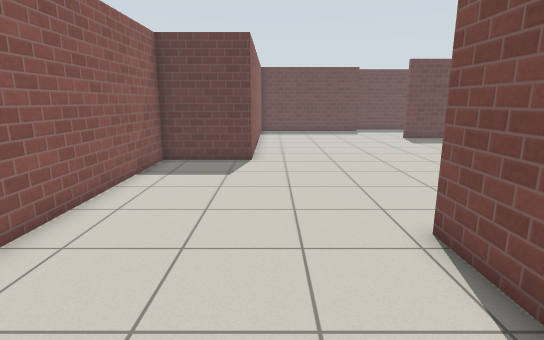
View 1 (above)

16 first-person views from a walk through a Gazebo world. The camera is 1.2 m above the floor, tilts 12° down and sees 80° across. The floor is counted in squares, 0.5 m on a side. Each view is taken from the middle of a square. On the plan, view 1 faces up. The plan holds only what a view shows up to about 19 squares ahead; the rest is blank. Gazebo's built-in surfaces are drawn with simple patterns.

View 2
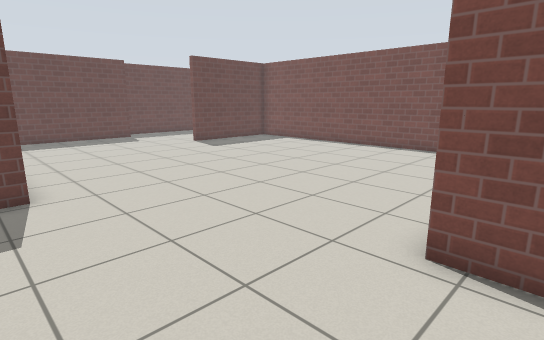

View 3
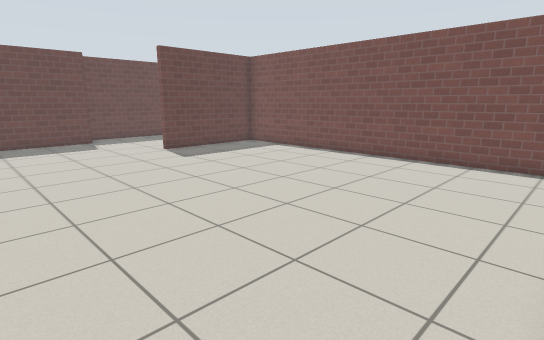

View 4
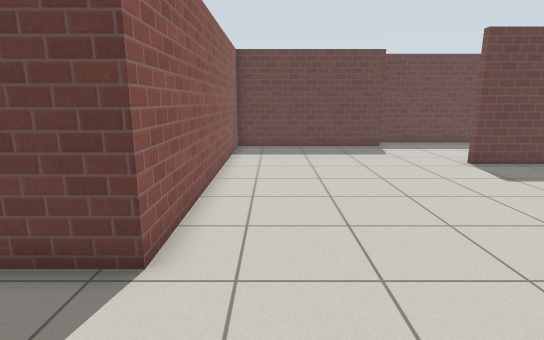

View 5
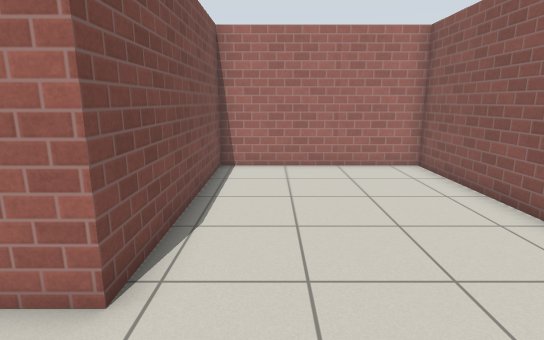

View 6
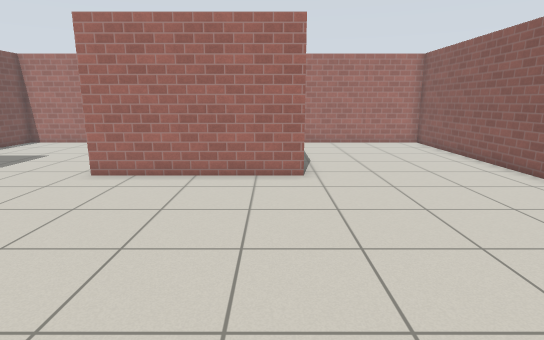

View 7
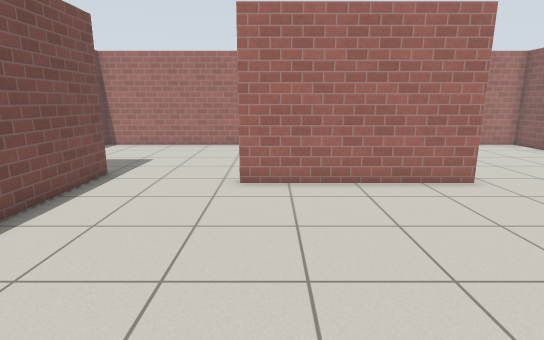

View 8
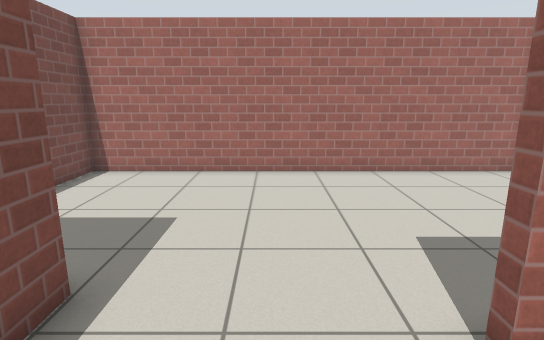

View 9
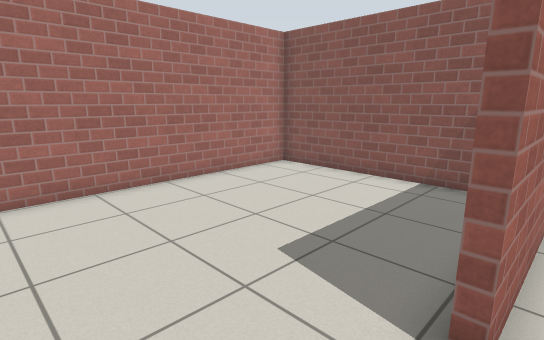

View 10
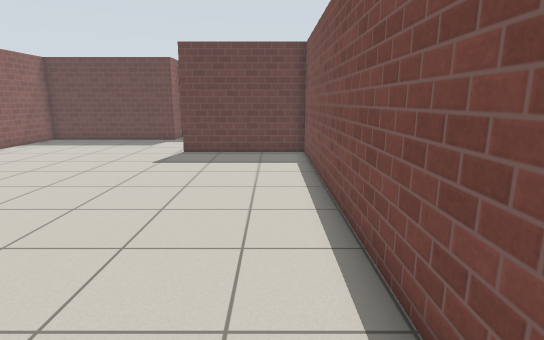

View 11
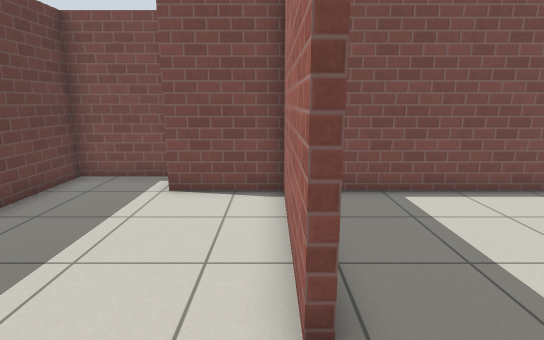

View 12
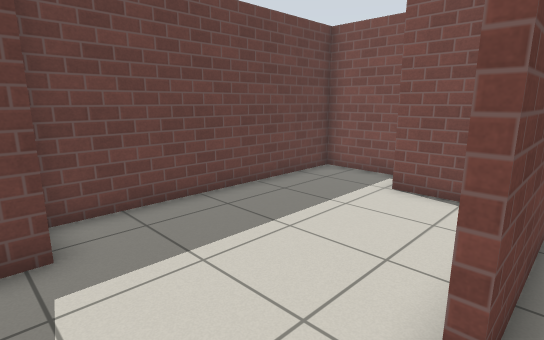

View 13
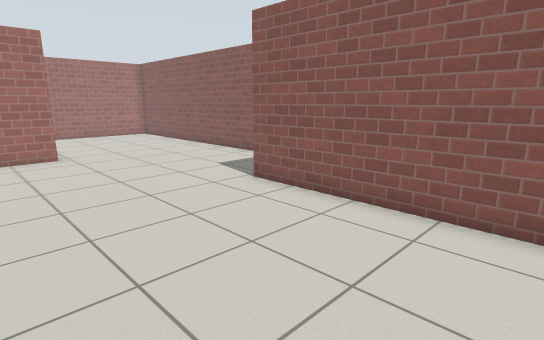

View 14
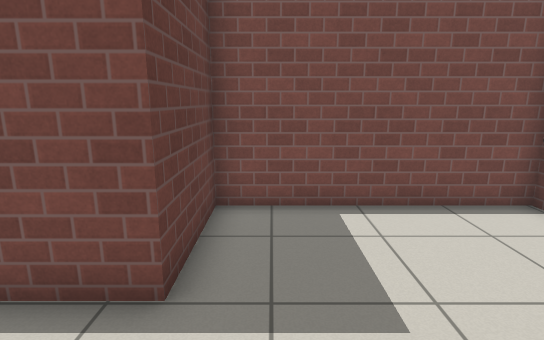

View 15
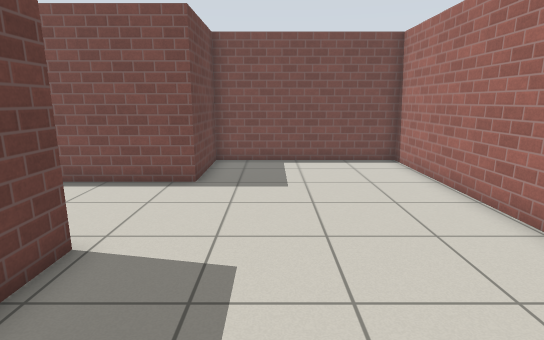

View 16
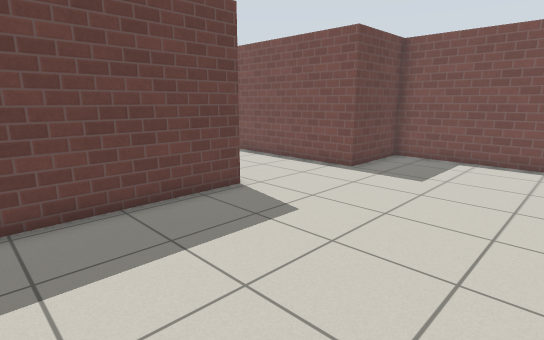

### Floor plan
Ten units are one square. View 1 is at (0, 0); x grows to the right and y downward. Boxes are objects, and circles mark ways between rooms. Rooms are numbered by the first view taken in them; rooms with no view inside come last. Other rooms are left out.
<svg viewBox="-51 -287 238 323">
<path fill="none" stroke="#000" d="M69 -265 -9 -265 -9 -133 -46 -133 -46 31 30 31 30 -56 100 -56M146 -55 146 -214 88 -214 88 -217 146 -217 146 -249M163 -252 163 -282 70 -282M100 -53 44 -53M33 -39 33 31 182 31 182 -43 146 -43 146 -55"/>
<circle cx="120" cy="-50" r="3" fill="#2a7"/>
<text x="50" y="-140">1</text>
<text x="110" y="-10">2</text>
</svg>
Room 1 opens to room 2.

Where each view was taken, in squares from view 1:
view 1: 0 up, 0 right, facing up
view 2: 4 up, 2 left, facing up-right
view 3: 6 up, 1 right, facing up-right
view 4: 9 up, 1 right, facing up
view 5: 9 up, 1 right, facing down
view 6: 16 up, 4 right, facing down
view 7: 15 up, 9 right, facing down
view 8: 8 up, 12 right, facing down
view 9: 6 up, 13 right, facing down-left
view 10: 6 up, 13 right, facing up
view 11: 22 up, 6 right, facing right
view 12: 21 up, 6 right, facing up-right
view 13: 21 up, 6 right, facing down-left
view 14: 3 up, 11 right, facing right
view 15: 2 up, 5 right, facing right
view 16: 2 down, 4 right, facing up-right
